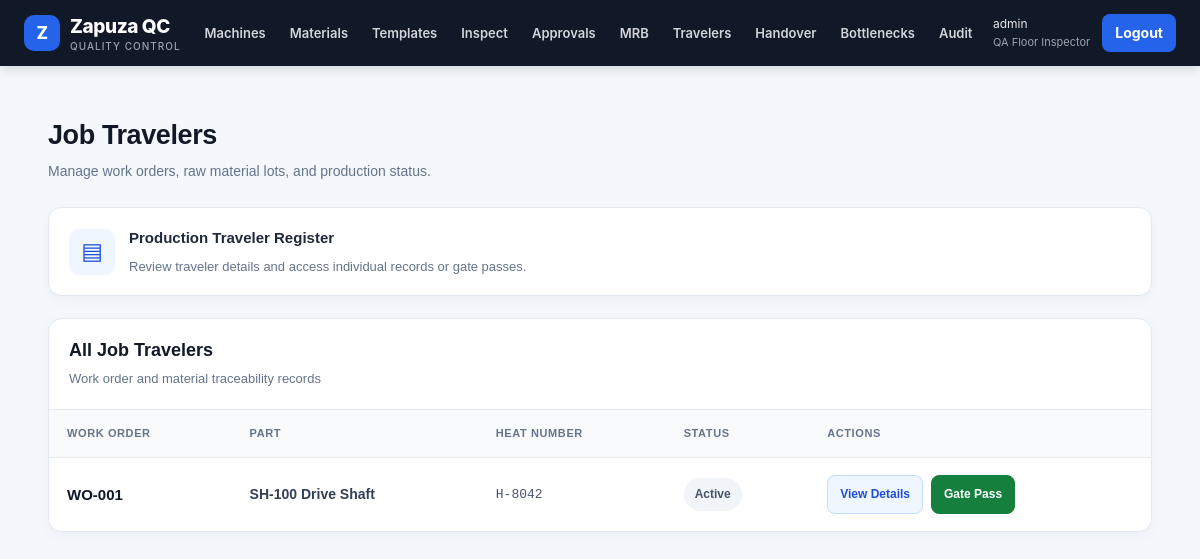
Screenshot of /production/ (signed in) with the database file from the repository.
### accounts/models.py (models this page shows)
class User(AbstractUser):
    class Role(models.TextChoices):
        PLANT_MANAGER = "PM", "Plant Manager"
        QUALITY_ENGINEER = "QE", "Quality Engineer"
        QUALITY_MANAGER = "QM", "Quality Manager"
        SUPERVISOR = "SUP", "Shift Supervisor"
        INSPECTOR = "INS", "QA Floor Inspector"
        OPERATOR = "OPR", "Machine Operator"
        DOCK_CLERK = "DOCK", "Dock Clerk"
        WAREHOUSE = "WH", "Warehouse Clerk"
    role = models.CharField(max_length=5, choices=Role.choices, default=Role.INSPECTOR)

### production/models.py (models this page shows, shortened)
class JobTraveler(models.Model):
    class Status(models.TextChoices):
        ACTIVE = "ACTIVE", "Active"
        QUARANTINED = "QUARANTINED", "Quarantined"
        SCRAPPED = "SCRAPPED", "Scrapped"
        RETURNED = "RETURNED", "Returned to vendor"
        SHIPPED = "SHIPPED", "Shipped"
    work_order = models.CharField(max_length=30, unique=True)
    part = models.ForeignKey("plant.Part", on_delete=models.PROTECT)
    raw_lot = models.ForeignKey("materials.RawMaterialLot", on_delete=models.PROTECT)
    quantity = models.PositiveIntegerField(default=1)
    status = models.CharField(max_length=12, choices=Status.choices, default=Status.ACTIVE)
    created_at = models.DateTimeField(auto_now_add=True)

### plant/models.py (models this page shows)
class Part(models.Model):
    part_number = models.CharField(max_length=40, unique=True)
    name = models.CharField(max_length=100)
    def __str__(self): return f"{self.part_number} {self.name}"

### materials/models.py (models this page shows, shortened)
class RawMaterialLot(models.Model):
    class Status(models.TextChoices):
        IN_LAB = "LAB", "In Lab Testing"
        CLEARED = "OK", "Cleared"
        QUARANTINE = "QUAR", "Supplier Quarantine"
    supplier = models.CharField(max_length=100)
    po_number = models.CharField(max_length=50)
    grade = models.CharField(max_length=50)
    heat_number = models.CharField(max_length=50, db_index=True)
    quantity = models.DecimalField(max_digits=10, decimal_places=2)
    mtc_file = models.FileField(upload_to="mtc/")                 # mandatory
    requires_lab_test = models.BooleanField(default=False)
    status = models.CharField(max_length=5, choices=Status.choices, default=Status.CLEARED)
    received_by = models.ForeignKey(settings.AUTH_USER_MODEL, null=True, blank=True, on_delete=models.SET_NULL)
    received_at = models.DateTimeField(auto_now_add=True)

### production/views.py (the view)
# urls.py: path("", views.trav_list, name="trav_list"),
@role_required(*ALL)
def trav_list(request):
    return render(request, "production/trav_list.html", {"travelers": JobTraveler.objects.select_related("part", "raw_lot").order_by("-created_at")[:100]})

### templates/production/trav_list.html (shortened to what this page needs)
{% extends "base.html" %}
{% block content %}
<div class="travelers-page">
    <div class="page-header">
        <div>
            <h2>Job Travelers</h2>
            <p class="page-subtitle">
                Manage work orders, raw material lots, and production status.
            </p>
        </div>
    </div>
    <div class="summary-card">
        <div class="summary-icon" aria-hidden="true">▤</div>
        <div>
            <p class="summary-title">Production Traveler Register</p>
            <p class="summary-text">
                Review traveler details and access individual records or gate passes.
            </p>
        </div>
    </div>
    <div class="table-card">
        <div class="table-heading">
            <h3>All Job Travelers</h3>
            <p>Work order and material traceability records</p>
        </div>
        <div class="desktop-table">
            <div class="table-scroll">
                <table class="travelers-table">
                    <thead>
                        <tr>
                            <th>Work Order</th>
                            <th>Part</th>
                            <th>Heat Number</th>
                            <th>Status</th>
                            <th>Actions</th>
                        </tr>
                    </thead>
                    <tbody>
                        {% for t in travelers %}
                        <tr>
                            <td>
                                <span class="work-order">{{ t.work_order }}</span>
                            </td>
                            <td>
                                <span class="part-number">{{ t.part }}</span>
                            </td>
                            <td>
                                <span class="heat-number">
                                    {{ t.raw_lot.heat_number|default:"—" }}
                                </span>
                            </td>
                            <td>
                                <span class="status-badge {% if t.status == 'QUARANTINED' %}status-quarantined{% endif %}">
                                    {{ t.get_status_display }}
                                </span>
                            </td>
                            <td>
                                <div class="action-links">
                                    <a class="action-btn open-btn"
                                       href="{% url 'trav_detail' t.pk %}">
                                        View Details
                                    </a>
                                    <a class="action-btn gate-btn"
                                       href="{% url 'gate_pass' t.pk %}">
                                        Gate Pass
                                    </a>
                                </div>
                            </td>
                        </tr>
                        {% endfor %}
                    </tbody>
                </table>
            </div>
        </div>
    </div>
</div>
{% endblock %}

### templates/base.html (shortened to what this page needs)
<!doctype html>
<html lang="en">
<head>
    {% load static %}
    <link rel="stylesheet" href="{% static 'css/style.css' %}">
</head>
<body>
    <nav class="topbar" aria-label="Main navigation">
        <div class="topbar-inner">
            <a href="/" class="brand">
                <span class="brand-mark" aria-hidden="true">Z</span>
                <span>
                    Zapuza QC
                    <span class="brand-subtitle">Quality Control</span>
                </span>
            </a>
            {% if user.is_authenticated %}
                <div class="nav-content" id="nav-content">
                    <div class="nav-links">
                        <a href="{% url 'machine_list' %}">Machines</a>
                        <a href="{% url 'lot_list' %}">Materials</a>
                        <a href="{% url 'tpl_list' %}">Templates</a>
                        <a href="{% url 'scan' %}">Inspect</a>
                        <a href="{% url 'queue' %}">Approvals</a>
                        <a href="{% url 'mrb' %}">MRB</a>
                        <a href="{% url 'trav_list' %}">Travelers</a>
                        <a href="{% url 'handover_list' %}">Handover</a>
                        <a href="{% url 'bottlenecks' %}">Bottlenecks</a>
                        <a href="{% url 'audit_list' %}">Audit</a>
                    </div>
                    <div class="nav-account">
                        <div class="user-info">
                            {{ user.username }}
                            <span class="user-role">
                                {{ user.get_role_display|default:"User" }}
                            </span>
                        </div>
                        <form method="post" action="{% url 'logout' %}" class="logout-form">
                            <button type="submit" style="min-height:38px;padding:8px 13px;">
                                Logout
                            </button>
                        </form>
                    </div>
                </div>
            {% endif %}
        </div>
    </nav>
    <main id="main-content">
        {% block content %}{% endblock %}
    </main>
</body>
</html>

### static/css/style.css (style rules this page uses)
.table-card { width: 100%; background: #fff; border: 1px solid #e2e8f0; border-radius: 16px; box-shadow: 0 8px 30px rgba(15, 23, 42, 0.06); overflow: hidden; }
.status-badge { display: inline-flex; align-items: center; gap: 8px; padding: 7px 12px; border-radius: 30px; font-size: 12px; font-weight: 750; white-space: nowrap; }
.work-order { color: #475569; font-size: 15px; margin-bottom: 26px; overflow-wrap: anywhere; }
.heat-number { color: #0f172a; font-size: 14px; overflow-wrap: anywhere; }

### templates/base.html (style rules this page uses)
:root { --qc-primary: #2563eb; --qc-primary-dark: #1d4ed8; --qc-sidebar: #111827; --qc-sidebar-hover: #1f2937; --qc-text: #172033; --qc-muted: #64748b; --qc-border: #e2e8f0; --qc-surface: #ffffff; --qc-background: #f4f7fb; --qc-success: #15803d; --qc-danger: #dc2626; --qc-warning: #b45309; }
* { box-sizing: border-box; }
html { min-height: 100%; scroll-behavior: smooth; }
body { min-height: 100vh; margin: 0; font-family: Inter, system-ui, -apple-system, BlinkMacSystemFont, "Segoe UI", sans-serif; font-size: 15px; line-height: 1.55; color: var(--qc-text); background: var(--qc-background); }
a { color: var(--qc-primary); }
.topbar { position: sticky; top: 0; z-index: 100; background: var(--qc-sidebar); color: #fff; box-shadow: 0 3px 12px rgba(15, 23, 42, 0.14); }
.topbar-inner { display: flex; align-items: center; flex-wrap: wrap; gap: 14px; max-width: 1600px; min-height: 66px; margin: 0 auto; padding: 10px 24px; }
.brand { display: inline-flex; align-items: center; gap: 10px; flex-shrink: 0; color: #fff; font-size: 19px; font-weight: 800; letter-spacing: -0.4px; text-decoration: none; }
.brand-mark { display: grid; place-items: center; width: 36px; height: 36px; border-radius: 10px; background: var(--qc-primary); color: #fff; font-size: 17px; font-weight: 800; }
.brand-subtitle { display: block; margin-top: -2px; color: #9ca3af; font-size: 10px; font-weight: 500; letter-spacing: 1px; text-transform: uppercase; }
.nav-content { display: flex; flex: 1; align-items: center; flex-wrap: wrap; gap: 6px; min-width: 0; }
.nav-links { display: flex; flex: 1; align-items: center; flex-wrap: wrap; gap: 4px; min-width: 0; }
.nav-links a { display: inline-flex; align-items: center; min-height: 38px; padding: 8px 10px; border-radius: 7px; color: #d1d5db; font-size: 13px; font-weight: 600; text-decoration: none; transition: background 0.15s ease, color 0.15s ease; }
.nav-account { display: flex; align-items: center; flex-wrap: wrap; gap: 12px; margin-left: auto; }
.user-info { max-width: 220px; color: #e5e7eb; font-size: 12px; overflow-wrap: anywhere; }
.user-role { display: block; color: #9ca3af; font-size: 11px; }
.logout-form { display: inline-flex; margin: 0; }
main { width: 100%; max-width: 1600px; min-height: calc(100vh - 66px); margin: 0 auto; padding: 28px 24px 40px; }
h1, h2, h3, h4 { color: #111827; line-height: 1.3; }
h2 { margin-top: 0; font-size: clamp(23px, 3vw, 30px); font-weight: 750; letter-spacing: -0.4px; }
h3 { font-size: 19px; }
p { line-height: 1.65; }
button, .btn, input, select, textarea { max-width: 100%; min-height: 42px; padding: 10px 12px; border: 1px solid #cbd5e1; border-radius: 8px; font: inherit; font-size: 14px; box-sizing: border-box; }
button, .btn { display: inline-flex; align-items: center; justify-content: center; gap: 6px; width: auto; border: 0; background: var(--qc-primary); color: #fff; font-weight: 650; text-align: center; text-decoration: none; cursor: pointer; transition: background 0.15s ease; }
table { width: 100%; border-collapse: collapse; background: #fff; }
th, td { padding: 12px 14px; border-bottom: 1px solid #e5e7eb; text-align: left; vertical-align: top; overflow-wrap: anywhere; }
th { background: #f8fafc; color: #64748b; font-size: 11px; font-weight: 750; letter-spacing: 0.05em; text-transform: uppercase; white-space: nowrap; }
td { font-size: 14px; }
tbody tr:last-child td { border-bottom: 0; }

### rows the page displays
User: username "admin", role "QA Floor Inspector"
JobTraveler: work_order "WO-001", part "SH-100 Drive Shaft", raw_lot.heat_number "H-8042", status "Active"
